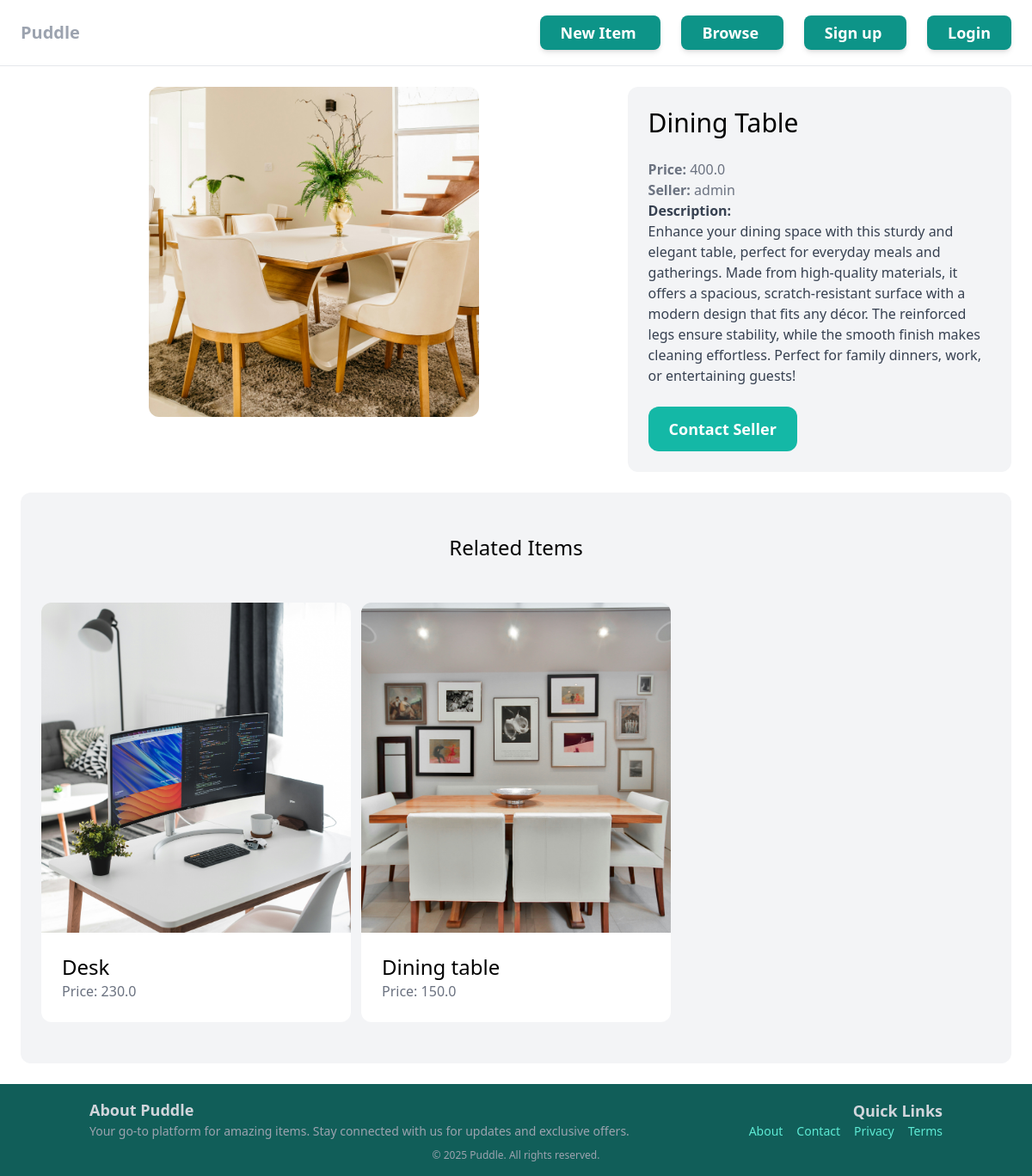
The page /items/5/ on the database as committed earlier.
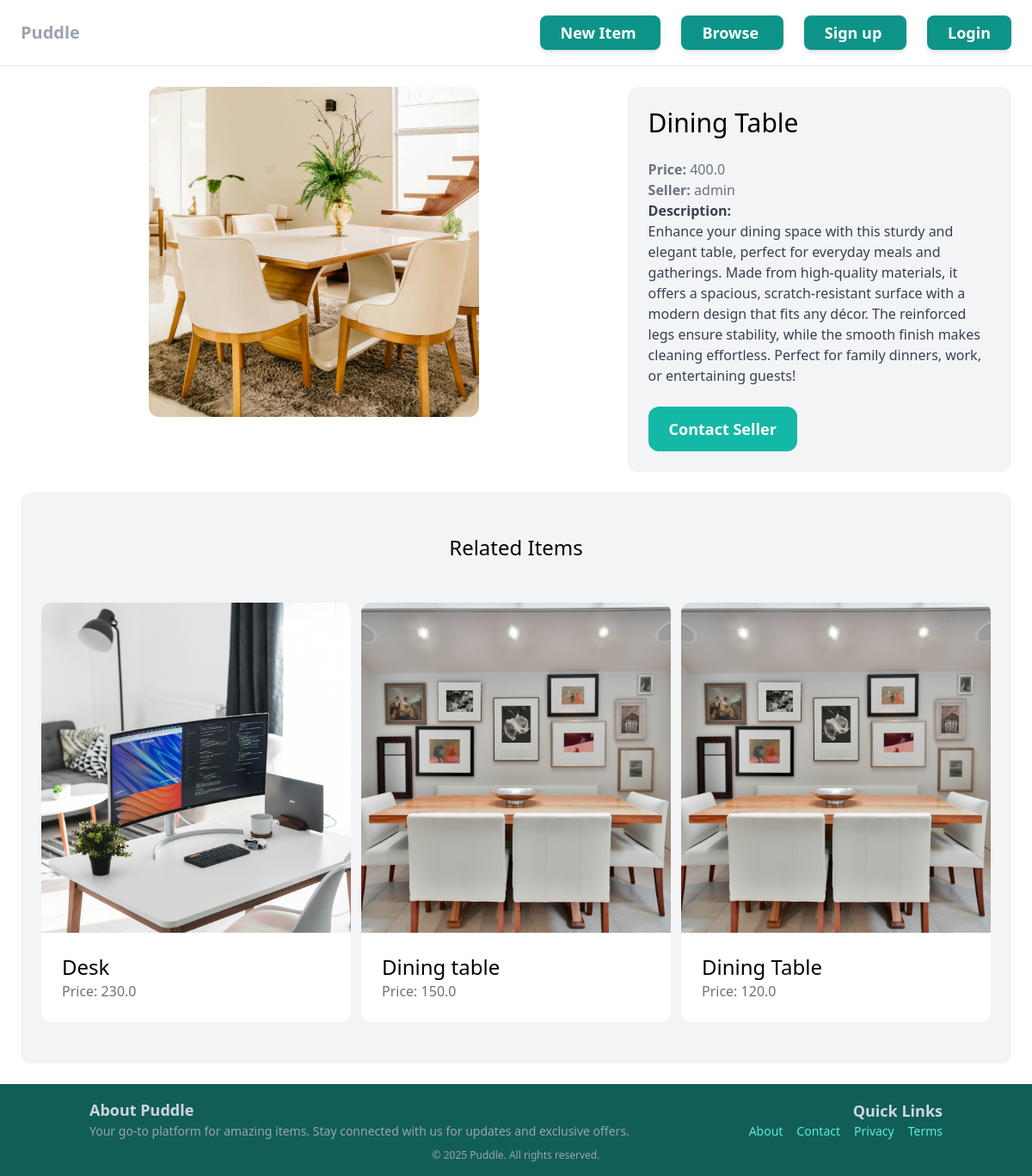
The same page on the database as committed later.
### item/models.py (models this page shows, shortened)
class Item(models.Model):
    category= models.ForeignKey(Category, related_name="items", on_delete=models.CASCADE)
    name = models.CharField(max_length=255)
    description = models.TextField(blank=True, null=True)
    price = models.FloatField()
    image = models.ImageField(upload_to="item_image", blank=True, null=True) # pip install pillow
    is_sold = models.BooleanField(default=False)
    created_by = models.ForeignKey(User, related_name="items", on_delete=models.CASCADE)
    created_at = models.DateTimeField(auto_now_add=True)

### item/views.py (the view)
# urls.py: path("<int:pk>/", views.detail, name="detail"),
def detail(request, pk):  # pk==primary-key
    item = get_object_or_404(Item, pk=pk)
    related_items = Item.objects.filter(category=item.category, is_sold=False).exclude(pk=pk)[0:3]
    return render(request, "item/detail.html", {
        "item": item,
        "related_items": related_items
    })

### item/templates/item/detail.html (shortened to what this page needs)
{% extends "core/base.html" %}
{% block content %}
<div class="grid grid-cols-1 md:grid-cols-5 gap-6">
  <div class="md:col-span-3">
    <div class="flex justify-center">
      <img src="{{ item.image.url }}" alt="image" class="rounded-xl w-96 h-96 object-cover" />
    </div>
  </div>
  <div class="md:col-span-2 p-6 bg-gray-100 rounded-xl">
    <h1 class="mb-6 text-3xl">{{ item.name }}</h1>
    <p class="text-gray-500"><strong>Price:</strong> {{ item.price }}</p>
    <p class="text-gray-500"><strong>Seller:</strong> {{ item.created_by.username }}</p>
    {% if item.description %}
      <p class="text-gray-700">
        <strong class="text-gray-700">Description:</strong><br />{{ item.description }}
      </p>
    {% endif %}
    {% if request.user == item.created_by %}
      <div class="mt-6 p-6 bg-white rounded-xl">
        <p>This is your item!</p>
        <a href="{%url 'item:edit' item.id %}" class="inline-block mt-6 px-6 py-3 text-lg font-semibold bg-teal-500 text-white rounded-xl">Edit</a>
        <a href="{% url 'item:delete' item.id %}" class="inline-block mt-6 px-6 py-3 text-lg font-semibold bg-red-500 text-white rounded-xl">Delete</a>
      </div>
    {% else %}
      <a href="{% url 'conversation:new' item.id %}" class="inline-block mt-6 px-6 py-3 text-lg font-semibold bg-teal-500 text-white rounded-xl hover:bg-teal-700">Contact Seller</a>
    {% endif %}
  </div>
</div>
<div class="mt-6 px-6 py-12 bg-gray-100 rounded-xl">
  <h2 class="mb-12 text-2xl text-center">Related Items</h2>
  <div class="grid grid-cols-1 sm:grid-cols-2 lg:grid-cols-3 gap-3">
    {% for item in related_items %}
      <div>
        <a href="{% url 'item:detail' item.id %}">
          <div>
            <img src="{{ item.image.url }}" class="w-full h-96 object-cover rounded-t-xl" alt="image" />
          </div>
          <div class="p-6 bg-white rounded-b-xl">
            <h2 class="text-2xl">{{ item.name }}</h2>
            <p class="text-gray-500">Price: {{ item.price }}</p>
          </div>
        </a>
      </div>
    {% endfor %}
  </div>
</div>
{% endblock %}

### core/templates/core/base.html (shortened to what this page needs)
<!DOCTYPE html>
<html lang="en">
  <head>
    <script src="https://cdn.tailwindcss.com"></script>
  </head>
  <body>
    <nav
      class="py-6 px-6 flex justify-between items-center border-b border-gray-200"
    >
      <a
        href="/"
        class="text-xl font-semibold text-gray-400 hover:text-teal-800 transition duration-300"
      >
        Puddle
      </a>
      <div class="space-x-6">
        <a
          href="{% url 'item:new' %}"
          class="px-6 py-2 text-lg font-semibold text-white bg-teal-600 rounded-lg shadow-md hover:bg-teal-700 transition duration-300"
        >
          New Item
        </a>
        <a
          href="{% url 'item:items' %}"
          class="px-6 py-2 text-lg font-semibold text-white bg-teal-600 rounded-lg shadow-md hover:bg-teal-700 transition duration-300"
        >
          Browse
        </a>
        {% if request.user.is_authenticated %}
        <a
          href="{%url 'conversation:inbox'%}"
          class="px-6 py-2 text-lg font-semibold text-white bg-teal-600 rounded-lg shadow-md hover:bg-teal-700 transition duration-300"
        >
          Inbox
        </a>
        <a
          href="{% url 'dashboard:index'%}"
          class="px-6 py-2 text-lg font-semibold text-white bg-teal-600 rounded-lg shadow-md hover:bg-teal-700 transition duration-300"
        >
          Dashboard
        </a>
        {% else %}
        <a
          href="{% url 'core:signup' %}"
          class="px-6 py-2 text-lg font-semibold text-white bg-teal-600 rounded-lg shadow-md hover:bg-teal-700 transition duration-300"
        >
          Sign up
        </a>
        <a
          href="{% url 'core:login' %}"
          class="px-6 py-2 text-lg font-semibold text-white bg-teal-600 rounded-lg shadow-md hover:bg-teal-700 transition duration-300"
        >
          Login
        </a>
        {% endif %}
      </div>
    </nav>
    <div class="p-6">{% block content %}{% endblock %}</div>
    <footer class="bg-teal-800 text-gray-400 py-4">
      <div
        class="container mx-auto flex flex-col md:flex-row justify-between items-center px-4"
      >
        <div class="md:w-2/3 text-center md:text-left mb-4 md:mb-0">
          <h3 class="text-lg font-semibold text-gray-300">About Puddle</h3>
          <p class="text-sm text-gray-400 leading-relaxed">
            Your go-to platform for amazing items. Stay connected with us for
            updates and exclusive offers.
          </p>
        </div>
        <div class="md:w-1/3 text-center md:text-right">
          <h3 class="text-lg font-semibold text-gray-300">Quick Links</h3>
          <ul
            class="flex flex-wrap justify-center md:justify-end space-x-4 text-sm"
          >
            <li>
              <a
                href="{% url 'core:about' %}"
                class="text-teal-300 hover:text-white hover:scale-110 hover:shadow-md hover:shadow-teal-500 transition-transform duration-300 ease-in-out"
              >
                About
              </a>
            </li>
            <li>
              <a
                href="{% url 'core:contact' %}"
                class="text-teal-300 hover:text-white hover:scale-110 hover:shadow-md hover:shadow-teal-500 transition-transform duration-300 ease-in-out"
              >
                Contact
              </a>
            </li>
            <li>
              <a
                href="{% url 'core:privacy_policy' %}"
                class="text-teal-300 hover:text-white hover:scale-110 hover:shadow-md hover:shadow-teal-500 transition-transform duration-300 ease-in-out"
              >
                Privacy
              </a>
            </li>
            <li>
              <a
                href="{% url 'core:terms_of_use' %}"
                class="text-teal-300 hover:text-white hover:scale-110 hover:shadow-md hover:shadow-teal-500 transition-transform duration-300 ease-in-out"
              >
                Terms
              </a>
            </li>
          </ul>
        </div>
      </div>
      <div class="mt-2 text-center text-xs text-gray-400">
        &copy; 2025 Puddle. All rights reserved.
      </div>
    </footer>
  </body>
</html>

Rows that differ between the two databases and show on the page:
added Item: image (picture), name "Dining Table", price "120.0"
